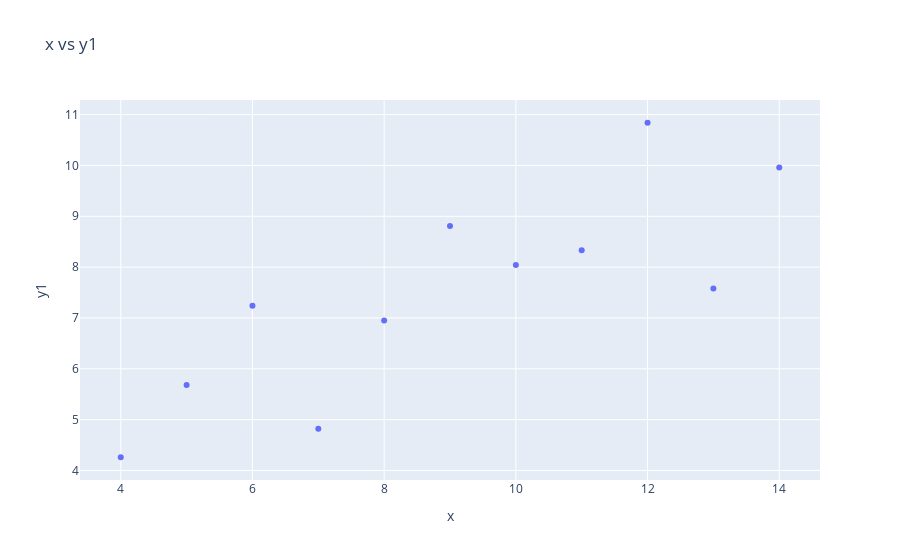

Source (notebook cell):
### Markdown cell above
**Q8** Now you make the other three plots! What do you notice? Are they all the same?

### Code cell
# Your code here:
fig = px.scatter(DF_new,x='x',y='y1',title='x vs y1')

fig.show()

### Figure 1 — Plotly figure (JSON) as saved in the notebook; plotly's stock layout.template omitted (floating-point values rounded to 4 significant figures)
{"data": [{"hovertemplate": "x=%{x}<br>y1=%{y}<extra></extra>", "legendgroup": "", "marker": {"color": "#636efa", "symbol": "circle"}, "mode": "markers", "name": "", "orientation": "v", "showlegend": false, "type": "scatter", "x": [10, 8, 13, 9, 11, 14, 6, 4, 12, 7, 5], "xaxis": "x", "y": [8.04, 6.95, 7.58, 8.81, 8.33, 9.96, 7.24, 4.26, 10.84, 4.82, 5.68], "yaxis": "y"}], "layout": {"autosize": true, "legend": {"tracegroupgap": 0}, "title": {"text": "x vs y1"}, "xaxis": {"anchor": "y", "autorange": true, "domain": [0, 1], "range": [3.343, 14.66], "title": {"text": "x"}, "type": "linear"}, "yaxis": {"anchor": "x", "autorange": true, "domain": [0, 1], "range": [3.717, 11.38], "title": {"text": "y1"}, "type": "linear"}}}
